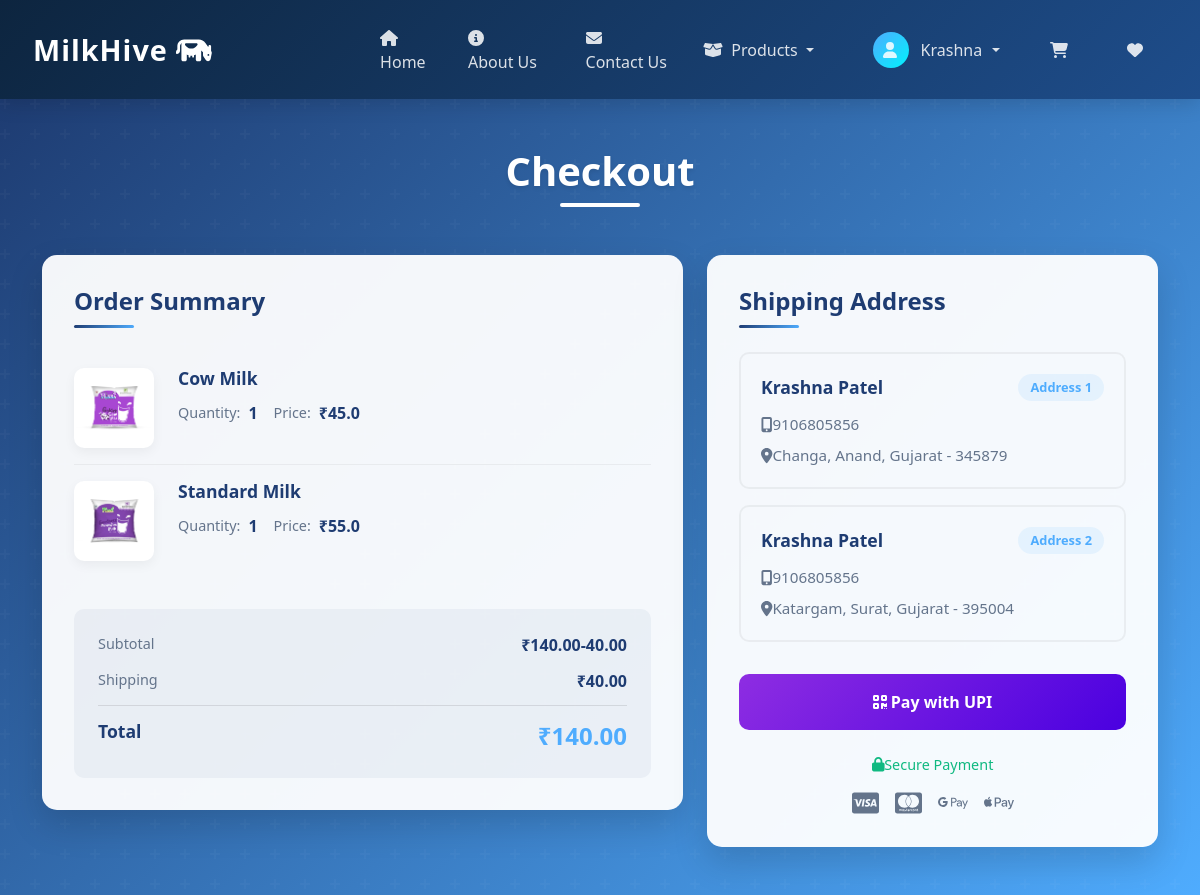
Screenshot of /checkout/ (signed in) with the database file from the repository.
### app/models.py (models this page shows, shortened)
class Cart(models.Model):
    user = models.ForeignKey(User,on_delete=models.CASCADE)
    product = models.ForeignKey(Product,on_delete=models.CASCADE)
    quantity = models.PositiveIntegerField(default=1)

class Product(models.Model):
    title = models.CharField(max_length=100)
    selling_price = models.FloatField()
    discounted_price = models.FloatField()
    description = models.TextField()
    composition = models.TextField(default='')
    prodapp = models.TextField(default='')
    category = models.CharField(choices=CATEGORY_CHOICES, max_length=2)
    product_image = models.ImageField(upload_to='product')

class Customer(models.Model):
    user = models.ForeignKey(User,on_delete=models.CASCADE)
    name = models.CharField(max_length=200)
    locality = models.CharField(max_length=200)
    city = models.CharField(max_length=200)
    mobile = models.IntegerField(default=0)
    zipcode = models.IntegerField(default=0)
    state = models.CharField(choices=STATE_CHOICES, max_length=100)

### app/views.py (the view, shortened to what this page needs)
# urls.py: path("checkout/", views.checkout.as_view(),name="checkout"),
class checkout(View):
    def get(self, request):
        user = request.user
        add = Customer.objects.filter(user=user)
        cart_items = Cart.objects.filter(user=user)
        famount = 0
        for p in cart_items:
            value = p.quantity * p.product.discounted_price
            famount += value  # Calculate total amount for cart items
        totalamount = famount + 40  # Adding shipping fee
        return render(request, "app/checkout.html", locals())

### app/templates/app/checkout.html (shortened to what this page needs)
{% extends "app/base.html" %}
{% load static %}
{% block main-content %}
<div class="checkout-container">
    <div class="container">
        <div class="checkout-header animate__animated animate__fadeInDown">
            <h1 class="checkout-title">Checkout</h1>
            <div class="title-underline"></div>
        </div>
        <div class="row checkout-content">
            <div class="col-lg-7 col-md-6">
                <div class="order-summary-container animate__animated animate__fadeInLeft">
                    <h2 class="section-title">Order Summary</h2>
                    <div class="order-items">
                {% for item in cart_items %}
                            <div class="order-item">
                                <div class="item-image">
                                    <img src="{{ item.product.product_image.url }}" alt="{{ item.product.title }}" class="img-fluid">
                                </div>
                                <div class="item-details">
                                    <h3 class="item-title">{{ item.product.title }}</h3>
                                    <div class="item-meta">
                                        <div class="item-quantity">
                                            <span class="label">Quantity:</span>
                                            <span class="value">{{ item.quantity }}</span>
                                        </div>
                                        <div class="item-price">
                                            <span class="label">Price:</span>
                                            <span class="value">₹{{ item.product.discounted_price }}</span>
                                        </div>
                                    </div>
                                </div>
                            </div>
                        {% endfor %}
                    </div>
                    <div class="order-total">
                        <div class="total-row">
                            <span class="label">Subtotal</span>
                            <span class="value">₹{{ totalamount|floatformat:2|add:"-40.00" }}</span>
                        </div>
                        <div class="total-row">
                            <span class="label">Shipping</span>
                            <span class="value">₹40.00</span>
                        </div>
                        <div class="total-row grand-total">
                            <span class="label">Total</span>
                            <span class="value">₹{{ totalamount|floatformat:2 }}</span>
                        </div>
                    </div>
                </div>
            </div>
            <div class="col-lg-5 col-md-6">
                <div class="shipping-container animate__animated animate__fadeInRight">
                    <h2 class="section-title">Shipping Address</h2>
                    <form method="post" id="checkoutForm">
                        <div class="addresses-list">
                    {% for ad in add %}
                                <div class="address-option">
                                    <label for="address{{ ad.id }}" class="address-label">
                                        <div class="address-card">
                                            <div class="address-header">
                                                <h3 class="address-title">{{ ad.name }}</h3>
                                                <span class="address-badge">Address {{ forloop.counter }}</span>
                                            </div>
                                            <div class="address-content">
                                                <p class="address-line"><i class="fas fa-mobile-alt"></i> {{ ad.mobile }}</p>
                                                <p class="address-line"><i class="fas fa-map-marker-alt"></i> {{ ad.locality }}, {{ ad.city }}, {{ ad.state }} - {{ ad.zipcode }}</p>
                                            </div>
                                        </div>
                                    </label>
                                </div>
                            {% empty %}
                                <div class="no-address-alert">
                                    <i class="fas fa-exclamation-triangle"></i>
                                    <p>No shipping addresses found. <a href="{% url 'address' %}">Add an address</a> to continue.</p>
                                </div>
                            {% endfor %}
                            </div>
                        <button type="submit" class="btn payment-btn">
                            <i class="fas fa-qrcode"></i> Pay with UPI
                        </button>
                    </form>
                    <div class="payment-info">
                        <div class="secure-payment">
                            <i class="fas fa-lock"></i> Secure Payment
                        </div>
                        <div class="payment-options">
                            <i class="fab fa-cc-visa"></i>
                            <i class="fab fa-cc-mastercard"></i>
                            <i class="fab fa-google-pay"></i>
                            <i class="fab fa-apple-pay"></i>
                        </div>
                    </div>
                    </div>
            </div>
        </div>
    </div>
</div>
{% endblock main-content %}

### app/templates/app/checkout.html (style rules this page uses)
.checkout-container { background: linear-gradient(135deg, #1e3c72, #4facfe); min-height: 85vh; padding: 3rem 0; position: relative; overflow: hidden; }
.checkout-container::before { content: ''; position: absolute; top: 0; left: 0; width: 100%; height: 100%; opacity: 0.5; }
.checkout-header { text-align: center; margin-bottom: 3rem; }
.checkout-title { color: #ffffff; font-weight: 700; font-size: 2.5rem; margin-bottom: 0.5rem; text-shadow: 0 2px 4px rgba(0, 0, 0, 0.1); }
.title-underline { width: 80px; height: 4px; background: #ffffff; margin: 0 auto; border-radius: 2px; }
.checkout-content { position: relative; z-index: 1; }
.section-title { color: #1e3c72; font-weight: 700; font-size: 1.5rem; margin-bottom: 1.5rem; position: relative; padding-bottom: 0.75rem; }
.section-title::after { content: ''; position: absolute; bottom: 0; left: 0; width: 60px; height: 3px; background: linear-gradient(135deg, #1e3c72, #4facfe); border-radius: 3px; }
.order-summary-container { background: rgba(255, 255, 255, 0.95); border-radius: 15px; padding: 2rem; margin-bottom: 2rem; box-shadow: 0 15px 35px rgba(0, 0, 0, 0.15); }
.order-items { margin-bottom: 2rem; }
.order-item { display: flex; padding: 1rem 0; border-bottom: 1px solid rgba(0, 0, 0, 0.05); }
.order-item:last-child { border-bottom: none; }
.item-image { width: 80px; height: 80px; display: flex; align-items: center; justify-content: center; background: #ffffff; border-radius: 10px; overflow: hidden; margin-right: 1.5rem; box-shadow: 0 4px 12px rgba(0, 0, 0, 0.05); }
.item-image img { max-width: 100%; max-height: 100%; object-fit: contain; }
.item-details { flex: 1; }
.item-title { color: #1e3c72; font-weight: 600; font-size: 1.1rem; margin-top: 0; margin-bottom: 0.75rem; }
.item-meta { display: flex; flex-wrap: wrap; gap: 1rem; }
.item-quantity, .item-price { display: flex; align-items: center; }
.label { color: #64748b; margin-right: 0.5rem; font-size: 0.9rem; }
.value { color: #1e3c72; font-weight: 600; }
.order-total { background: rgba(30, 60, 114, 0.05); border-radius: 10px; padding: 1.5rem; margin-top: 1.5rem; }
.total-row { display: flex; justify-content: space-between; margin-bottom: 0.75rem; }
.total-row:last-child { margin-bottom: 0; }
.grand-total { border-top: 1px solid rgba(0, 0, 0, 0.1); padding-top: 0.75rem; margin-top: 0.75rem; }
.grand-total .label { font-size: 1.1rem; font-weight: 700; color: #1e3c72; }
.grand-total .value { color: #4facfe; font-size: 1.5rem; }
.shipping-container { background: rgba(255, 255, 255, 0.95); border-radius: 15px; padding: 2rem; box-shadow: 0 15px 35px rgba(0, 0, 0, 0.15); height: 100%; }
.addresses-list { margin-bottom: 2rem; }
.address-option { margin-bottom: 1rem; }
.address-label { cursor: pointer; width: 100%; margin: 0; }
.address-card { border: 2px solid rgba(0, 0, 0, 0.05); border-radius: 10px; padding: 1.25rem; transition: all 0.3s ease; }
.address-header { display: flex; justify-content: space-between; align-items: center; margin-bottom: 0.75rem; }
.address-title { color: #1e3c72; font-weight: 600; font-size: 1.1rem; margin: 0; }
.address-badge { background: rgba(79, 172, 254, 0.1); color: #4facfe; padding: 0.25rem 0.75rem; border-radius: 50px; font-size: 0.8rem; font-weight: 600; }
.address-content { color: #64748b; }
.address-line { margin-bottom: 0.5rem; font-size: 0.95rem; display: flex; align-items: center; }
.address-line:last-child { margin-bottom: 0; }
.payment-btn { background: linear-gradient(135deg, #8e2de2, #4a00e0); color: white; border: none; border-radius: 10px; padding: 1rem; font-weight: 600; font-size: 1rem; transition: all 0.3s ease; width: 100%; margin-bottom: 1.5rem; }
.payment-info { display: flex; flex-direction: column; align-items: center; gap: 1rem; }
.secure-payment { color: #10b981; font-size: 0.9rem; display: flex; align-items: center; }
.payment-options { display: flex; gap: 1rem; color: #64748b; font-size: 1.5rem; }

### rows the page displays
Cart: product.product_image (picture), product "Cow Milk", quantity "1", product.discounted_price "45.0"
Cart: product.product_image (picture), product "Standard Milk", quantity "1", product.discounted_price "55.0"
Customer: name "Krashna Patel", mobile "9106805856", locality "Changa", city "Anand", state "Gujarat", zipcode "345879"
Customer: name "Krashna Patel", mobile "9106805856", locality "Katargam", city "Surat", state "Gujarat", zipcode "395004"

### other values shown
{{ totalamount|floatformat:2|add:"-40.00" }} "140.00-40.00"
{{ totalamount|floatformat:2 }} "140.00"
